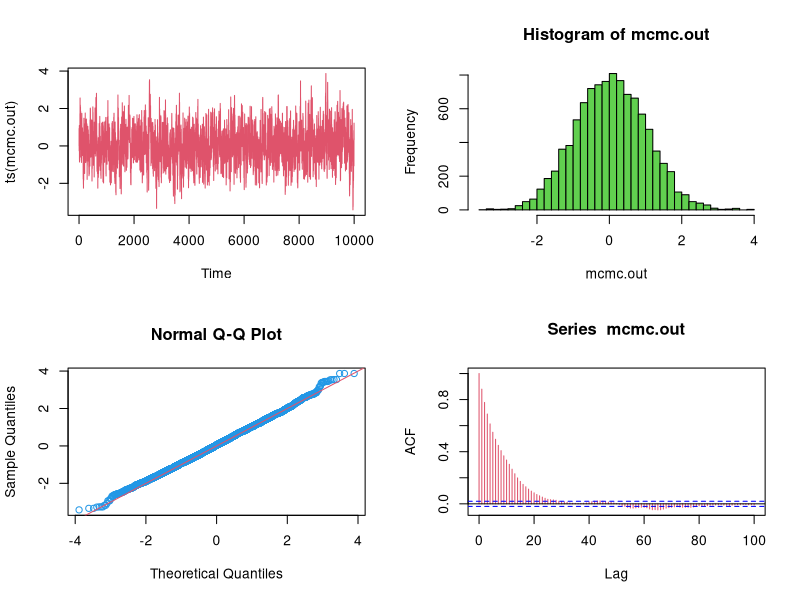

The R script that drew this image:
#Full tutorial
#https://darrenjw.wordpress.com/2010/08/15/metropolis-hastings-mcmc-algorithms/

#what does dnorm() do
#http://ww2.coastal.edu/kingw/statistics/R-tutorials/prob.html
metrop1=function(n=1000,eps=0.5)
{
  vec=vector("numeric", n)
  x=0
  vec[1]=x
  for (i in 2:n) {
    innov=runif(1,-eps,eps)
    can=x+innov
    aprob=min(1,dnorm(can)/dnorm(x))
    u=runif(1)
    if (u < aprob)
      x=can
    vec[i]=x
  }
  vec
}

#First a candidate value (can) is constructed by perturbing the current state of the 
#chain with the uniform innovation. Then the acceptance probability is computed, and 
#the chain is updated appropriately depending on whether the proposed new value is 
#accepted. Note the standard trick of picking an event with probability p by checking 
#to see if u<p, where u is a draw from a U(0,1). 

###improved version of metrop1####
#The next version of the code (below) makes use of the fact that min(1,A) is redundant 
#if you are just going to compare to a uniform (since values of the ratio larger than 
#1 will be accepted with probability 1, as they should), and also that it is unnecessary 
#to recalculate the likelihood of the current value of the chain at every iteration – better 
#to store and re-use the value. That obviously doesn’t make much difference here, but 
#for real problems likelihood computations are often the main computational bottleneck. 

metrop2=function(n=1000,eps=0.5)
{
  vec=vector("numeric", n)
  x=0
  oldlik=dnorm(x)
  vec[1]=x
  for (i in 2:n) {
    innov=runif(1,-eps,eps)
    can=x+innov
    lik=dnorm(can)
    a=lik/oldlik
    u=runif(1)
    if (u < a) {
      x=can
      oldlik=lik
    }
    vec[i]=x
  }
  vec
}

### more improvement ###
#However, this code still has a very serious flaw. It computes likelihoods! 
#For this problem it isn’t a major issue, but in general likelihoods are the 
#product of a very large number of small numbers, and numerical underflow 
#is a constant hazard. For this reason (and others), no-one ever computes 
#likelihoods in code if they can possibly avoid it, but instead log-likelihoods 
#(which are the sum of a large number of reasonably-sized numbers, and therefore 
#numerically very stable). We can use these log-likelihoods to calculate a 
#log-acceptance ratio, which can then be compared to the log of a uniform for 
#the accept-reject decision. We end up with the code below, which now doesn’t 
#look too different to the kind of code one might actually write… 

metrop3=function(n=1000,eps=0.5)
{
  vec=vector("numeric", n)
  x=0
  oldll=dnorm(x,log=TRUE)
  vec[1]=x
  for (i in 2:n) {
    can=x+runif(1,-eps,eps)
    loglik=dnorm(can,log=TRUE)
    loga=loglik-oldll
    if (log(runif(1)) < loga) {
      x=can
      oldll=loglik
    }
    vec[i]=x
  }
  vec
}

#output drawing functionalities
plot.mcmc<-function(mcmc.out)
{
  op=par(mfrow=c(2,2))
  plot(ts(mcmc.out),col=2)
  hist(mcmc.out,30,col=3)
  qqnorm(mcmc.out,col=4)
  abline(0,1,col=2)
  acf(mcmc.out,col=2,lag.max=100)
  par(op)
}

metrop.out<-metrop1(10000,1)
plot.mcmc(metrop.out)